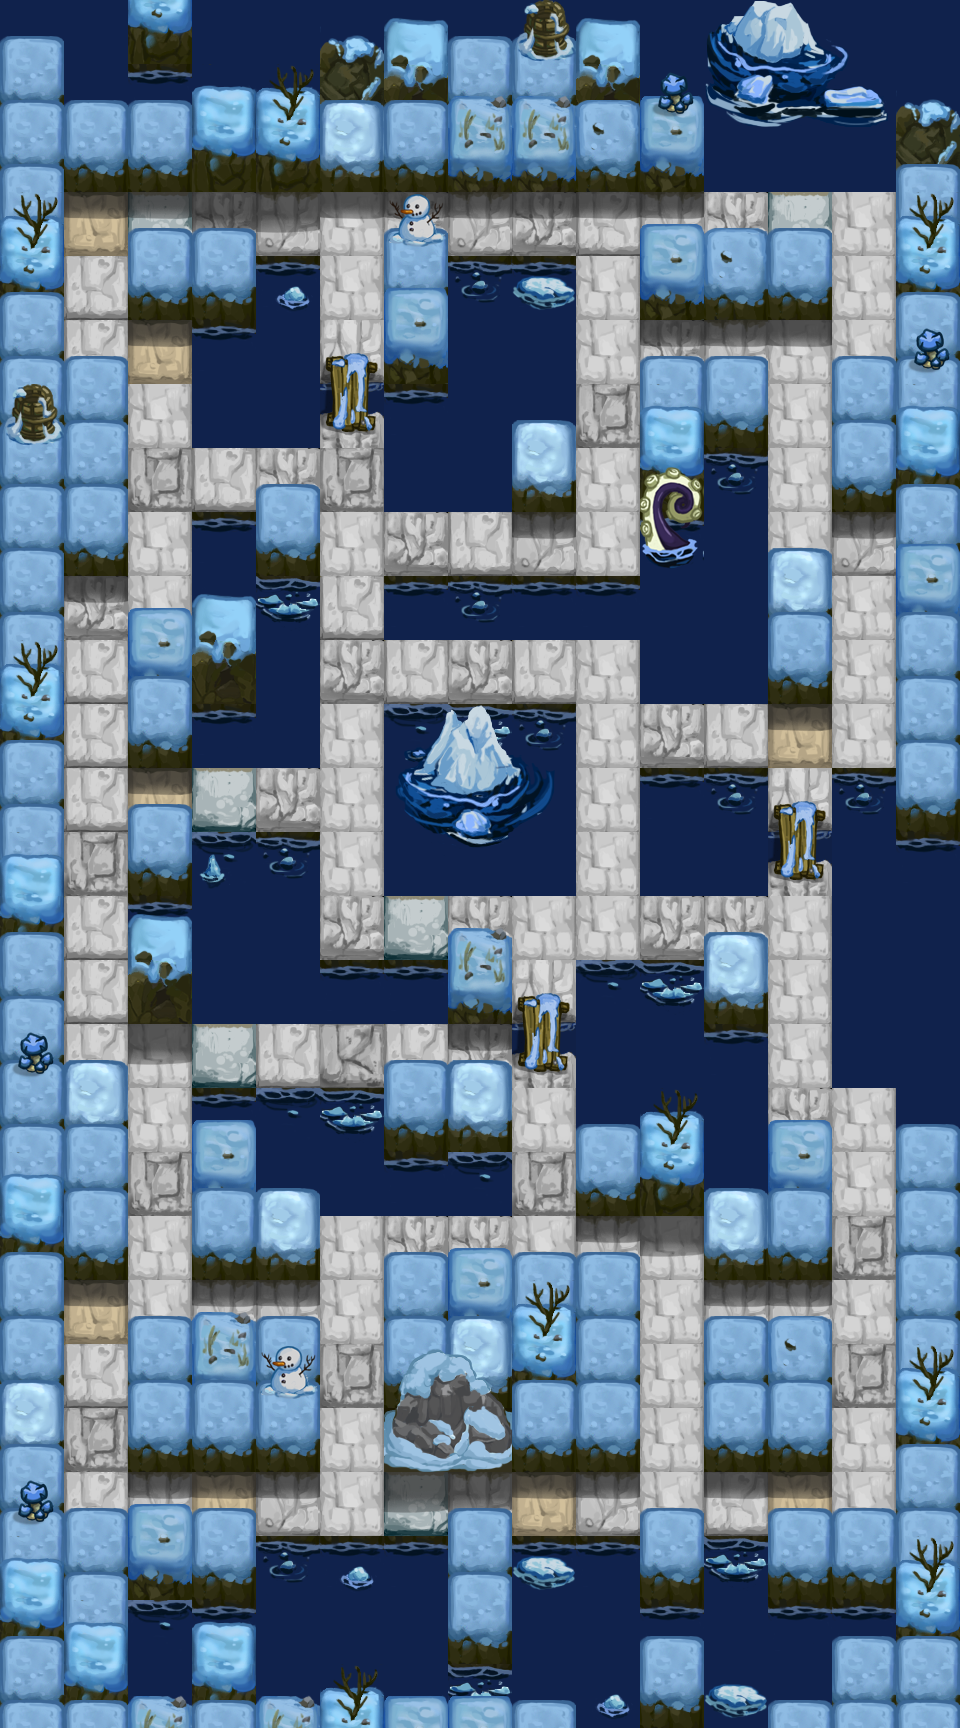

This is a level from a 2D game, rendered from its Tiled map with the project's own tilesets. A one-line summary and the map file follow, with tile-layer data summarised:
An orthogonal 15x27 tile map with 64x64 px tiles, 7 tile layers (background, background_top, block, block_top, ...), 4 tilesets and 8 objects (5x monster, move_3, move_2, move_1).

<map version="1.2" tiledversion="1.2.2" orientation="orthogonal" renderorder="left-down" width="15" height="27" tilewidth="64" tileheight="64" infinite="0" nextlayerid="55" nextobjectid="226">
 <tileset firstgid="1" name="ice_block_1" tilewidth="64" tileheight="64" tilecount="64" columns="8">
  <image source="img/ice_block_1.png" width="512" height="512" />
 </tileset>
 <tileset firstgid="65" name="diamond" tilewidth="64" tileheight="64" tilecount="64" columns="8">
  <image source="img/diamond.png" width="512" height="512" />
 </tileset>
 <tileset firstgid="129" name="ice_bg_1" tilewidth="64" tileheight="64" tilecount="64" columns="8">
  <image source="img/ice_bg_1.png" width="512" height="512" />
 </tileset>
 <tileset firstgid="193" name="ice_top_1" tilewidth="64" tileheight="64" tilecount="64" columns="8">
  <image source="img/ice_top_1.png" width="512" height="512" />
 </tileset>
 <layer id="45" name="background" width="15" height="27">
  <data>[405 cells, 381 non-empty, 10 distinct tile ids]</data>
 </layer>
 <layer id="46" name="background_top" width="15" height="27">
  <data>[405 cells, 42 non-empty, 2 distinct tile ids]</data>
 </layer>
 <layer id="47" name="block" width="15" height="27">
  <data>[405 cells, 267 non-empty, 16 distinct tile ids]</data>
 </layer>
 <layer id="48" name="block_top" width="15" height="27">
  <data>[405 cells, 111 non-empty, 11 distinct tile ids]</data>
 </layer>
 <layer id="49" name="diamond" width="15" height="27">
  <data>[405 cells, 63 non-empty, 1 distinct tile ids]</data>
 </layer>
 <objectgroup color="#ffaaff" id="50" name="trigger" visible="0" />
 <objectgroup color="#ff0000" id="51" name="monster">
  <object id="204" name="monster" x="512" y="512" width="64" height="64">
   <properties>
    <property name="Direction_Arr" value="0" />
    <property name="ID_Arr" value="901" />
    <property name="Interval" type="int" value="5000" />
    <property name="Move_Arr" value="0" />
    <property name="Order" type="int" value="1" />
    <property name="Time" type="int" value="0" />
   </properties>
  </object>
  <object id="216" name="monster" x="704" y="320" width="64" height="64">
   <properties>
    <property name="Direction_Arr" value="0" />
    <property name="ID_Arr" value="104" />
    <property name="Interval" type="int" value="5000" />
    <property name="Move_Arr" value="0" />
    <property name="Order" type="int" value="1" />
    <property name="Time" type="int" value="0" />
   </properties>
  </object>
  <object id="220" name="monster" x="384" y="640" width="64" height="64">
   <properties>
    <property name="Direction_Arr" value="0" />
    <property name="ID_Arr" value="104" />
    <property name="Interval" type="int" value="5000" />
    <property name="Move_Arr" value="0" />
    <property name="Order" type="int" value="1" />
    <property name="Time" type="int" value="0" />
   </properties>
  </object>
  <object id="223" name="monster" x="64" y="192" width="64" height="64">
   <properties>
    <property name="Direction_Arr" value="0" />
    <property name="ID_Arr" value="104" />
    <property name="Interval" type="int" value="5000" />
    <property name="Move_Arr" value="0" />
    <property name="Order" type="int" value="1" />
    <property name="Time" type="int" value="0" />
   </properties>
  </object>
  <object id="224" name="monster" x="448" y="192" width="64" height="64">
   <properties>
    <property name="Direction_Arr" value="0" />
    <property name="ID_Arr" value="801" />
    <property name="Interval" type="int" value="5000" />
    <property name="Move_Arr" value="0" />
    <property name="Order" type="int" value="1" />
    <property name="Time" type="int" value="0" />
   </properties>
  </object>
 </objectgroup>
 <objectgroup color="#00ff00" id="52" name="player">
  <object id="110" name="move_3" x="448" y="1472" width="64" height="64" />
  <object id="109" name="move_2" x="448" y="1472" width="64" height="64" />
  <object id="107" name="move_1" x="448" y="1472" width="64" height="64" />
 </objectgroup>
 <layer id="53" name="all_top_1" width="15" height="27">
  <data>[405 cells, 36 non-empty, 5 distinct tile ids]</data>
 </layer>
 <layer id="54" name="all_top_2" width="15" height="27">
  <data>[405 cells, 37 non-empty, 28 distinct tile ids]</data>
 </layer>
</map>
